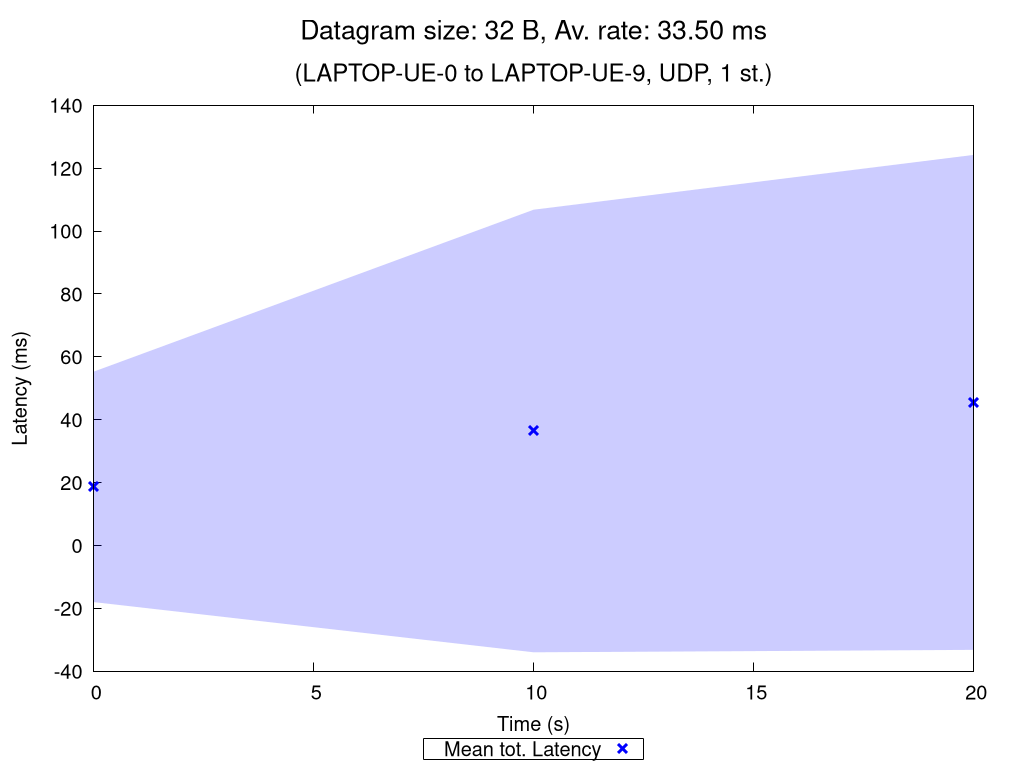

Here is the gnuplot script that generated this plot:
set terminal pngcairo nocrop enhanced size 1024,768 font "Verdana,15"
set output "UDP_1_st_2020_11_05_13-32-27_one2two_00032B.png"

set title "{/=20 Datagram size: 32 B, Av. rate: 33.50 ms}\n\n{/=18 (LAPTOP-UE-0 to LAPTOP-UE-9, UDP, 1 st.)}"

set xlabel "Time (s)"
set ylabel "Latency (ms)"
set ytics nomirror
set key bmargin center horizontal box samplen 1 width -1
set bmargin 4.6
set rmargin 4.5

rf = 1.0  # rate factor
set style fill transparent solid 0.2 noborder
set autoscale xfix
plot "UDP_1_st_2020_11_05_13-32-27_one2two_00032B_iperf_processed.dat" using 1:($2/rf-$3/rf):($2/rf+$3/rf) with filledcurves lc rgb "blue" notitle, \
     "" using 1:($2/rf) with points pt 2 ps 1.5 lw 3 lc rgb "blue" title "Mean tot. Latency", \
